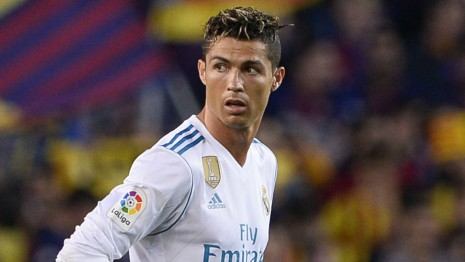
#> input picture Shivam_Saxena/Face Recognition Analysis/s0/0.jpg, 465 x 262 px; its folder holds 4 pictures in this run
$ python face_rec3_FisherFaces.py
#> lines starting #> are read from the running program, lines starting #| are printed output that depends on the picture
#Importing the libraries
import cv2
import numpy as np

#Importing the dataset
X=[]
y=[]
labels=['Cristiano Ronaldo','Lionel Messi']
for i in range(20):
    X.append(cv2.imread('s0/{}.jpg'.format(i)))
    y.append(0)
for i in range(20):
    X.append(cv2.imread('s1/{}.jpg'.format(i)))
    y.append(1)

#Detecting Faces and Coverting into GrayScale
def detect_face(img):
    gray=cv2.cvtColor(img,cv2.COLOR_BGR2GRAY)
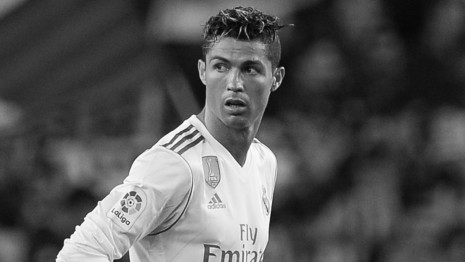
#> gray: shape (262, 465); min 2, max 254, mean 83.8
#> img is the input picture: shape (262, 465, 3); mean B, G, R 79.5, 79.6, 93.8
    face_cascade = cv2.CascadeClassifier('haarcascade_frontalface_default.xml')
    faces = face_cascade.detectMultiScale(gray, scaleFactor=1.2, minNeighbors=5);
    if (len(faces) == 0):
        return cv2.resize(gray,(280,280))
    (x, y, w, h) = faces[0]
    return cv2.resize(gray[y:y+w, x:x+h],(280,280))
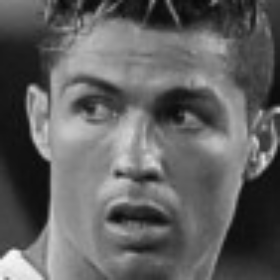
#> returned value: shape (280, 280); min 9, max 250, mean 97.4


#Training the training set
X=list(map(detect_face,X))
#> in detect_face (call 2), `gray=cv2.cvtColor(img,cv2.COLOR_BGR2GRAY)`:
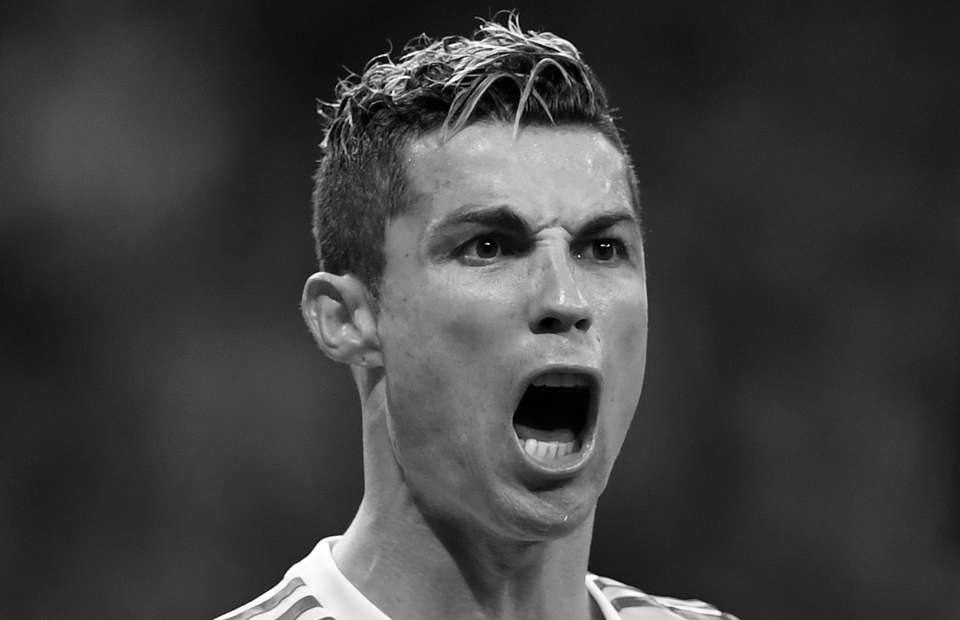
#> gray: shape (620, 960); min 0, max 255, mean 64.1
#> in detect_face (call 2), `return cv2.resize(gray[y:y+w, x:x+h],(280,280))`:
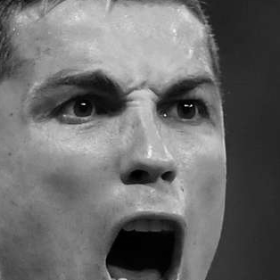
#> returned value: shape (280, 280); min 0, max 240, mean 107
#> (the run stopped early here; a loop or call above may not have finished)
